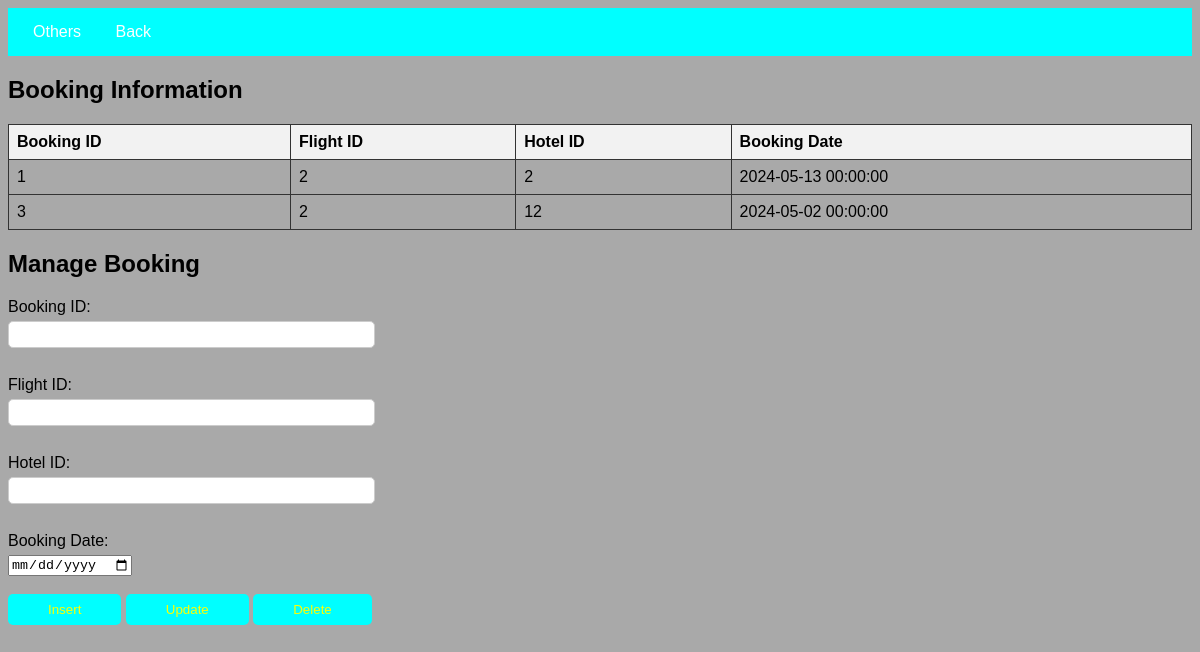
Screenshot of /booking.php with the database file from the repository.
### tables this page shows
CREATE TABLE `bookings` (
  `booking_id` int(11) NOT NULL,
  `flight_id` int(11) DEFAULT NULL,
  `hotel_id` int(11) DEFAULT NULL,
  `booking_date` datetime NOT NULL
);

### booking.php (the view, shortened to what this page needs)
<!DOCTYPE html>
<html lang="en">
<head>
    <link rel="stylesheet" type="text/css" href="tables.css" title="style 1" media="screen, tv, projection, handheld, print" />
</head>
<body>
<header>
    <nav>
        <ul>
            <li class="dropdown">
                <a href="#" class="button">Others</a>
            </li>
            <li><a href="home.html" class="back-button">Back</a></li>
        </ul>
    </nav>
</header>
<div class="content">
    <h2>Booking Information</h2>
    <table>
        <tr>
            <th>Booking ID</th>
            <th>Flight ID</th>
            <th>Hotel ID</th>
            <th>Booking Date</th>
        </tr>
        <?php
        include 'DB_connection.php';
        $sql = "SELECT * FROM bookings";
        $result = $connection->query($sql);
        if ($result === false) {
            echo "<tr><td colspan='5'>Error fetching data: " . $connection->error . "</td></tr>";
        } elseif ($result->num_rows > 0) {
            while ($row = $result->fetch_assoc()) {
                echo "<tr>
                            <td>{$row['booking_id']}</td>
                            <td>{$row['flight_id']}</td>
                            <td>{$row['hotel_id']}</td>
                            <td>{$row['booking_date']}</td>
                          </tr>";
            }
        } else {
            echo "<tr><td colspan='5'>No data found</td></tr>";
        }
        ?>
    </table>
    <h2>Manage Booking</h2>
    <form method="post" action="" onsubmit="return confirmAction()">
        <label for="booking_id">Booking ID:</label>
        <input type="number" id="booking_id" name="booking_id" required><br><br>
        <label for="flight_id">Flight ID:</label>
        <input type="number" id="flight_id" name="flight_id" required><br><br>
        <label for="hotel_id">Hotel ID:</label>
        <input type="number" id="hotel_id" name="hotel_id" required><br><br>
        <label for="booking_date">Booking Date:</label>
        <input type="date" id="booking_date" name="booking_date" required><br><br>
        <input type="submit" value="Insert" name="add">
        <input type="submit" value="Update" name="update">
        <input type="submit" value="Delete" name="delete">
    </form>
</div>
</body>
</html>

### tables.css (style rules this page uses)
body { background-color: darkgray; font-family: Arial, sans-serif; }
nav { background-color: cyan; padding: 15px; }
nav ul { list-style-type: none; margin: 0; padding: 0; }
nav ul li { display: inline-block; margin-right: 10px; }
nav ul li a { text-decoration: none; color: #fff; padding: 10px; border-radius: 5px; transition: background-color 0.3s; }
table { width: 100%; border-collapse: collapse; }
th, td { border: 1px solid #333; padding: 8px; text-align: left; }
th { background-color: #f2f2f2; }
label { display: block; margin-bottom: 5px; }
input[type="text"], input[type="number"] { width: 30%; padding: 5px; margin-bottom: 10px; border-radius: 5px; border: 1px solid #ccc; }
input[type="submit"] { padding: 8px 40px; background-color: cyan; color: yellow; border: none; border-radius: 5px; cursor: pointer; }

### rows the page displays
bookings: booking_id "1", flight "2", hotel "2", booking_date "2024-05-13 00:00:00"
bookings: booking_id "3", flight "2", hotel "12", booking_date "2024-05-02 00:00:00"
